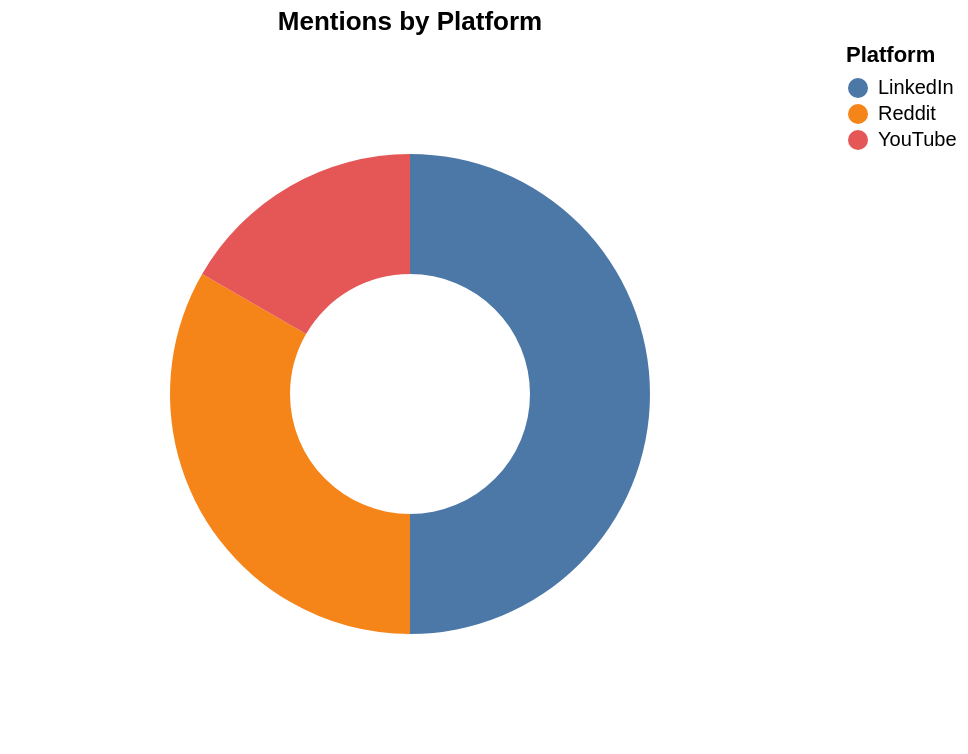

The cell this chart's notebook holds for it:
### Code cell
if not persp_df.empty:
    platform_df = persp_df["source"].value_counts().reset_index()
    platform_df.columns = ["source", "count"]

    chart = alt.Chart(platform_df).mark_arc(innerRadius=60, outerRadius=120).encode(
        theta=alt.Theta("count:Q"),
        color=alt.Color("source:N", legend=alt.Legend(title="Platform")),
        tooltip=["source:N", "count:Q"],
    ).properties(width=400, height=350, title="Mentions by Platform")

    display(chart)
else:
    print("No perspectives found for this brand.")

### Figure 1 — Vega-Lite specification as saved in the notebook (floating-point values rounded to 4 significant figures)
{"config": {"view": {"continuousWidth": 300, "continuousHeight": 300}}, "data": {"name": "data-1b92a14ee24d2423b31cb40e57adc2e6"}, "mark": {"type": "arc", "innerRadius": 60, "outerRadius": 120}, "encoding": {"color": {"field": "source", "legend": {"title": "Platform"}, "type": "nominal"}, "theta": {"field": "count", "type": "quantitative"}, "tooltip": [{"field": "source", "type": "nominal"}, {"field": "count", "type": "quantitative"}]}, "height": 350, "title": "Mentions by Platform", "width": 400, "$schema": "https://vega.github.io/schema/vega-lite/v6.1.0.json", "datasets": {"data-1b92a14ee24d2423b31cb40e57adc2e6": [{"source": "LinkedIn", "count": 3}, {"source": "Reddit", "count": 2}, {"source": "YouTube", "count": 1}]}}
